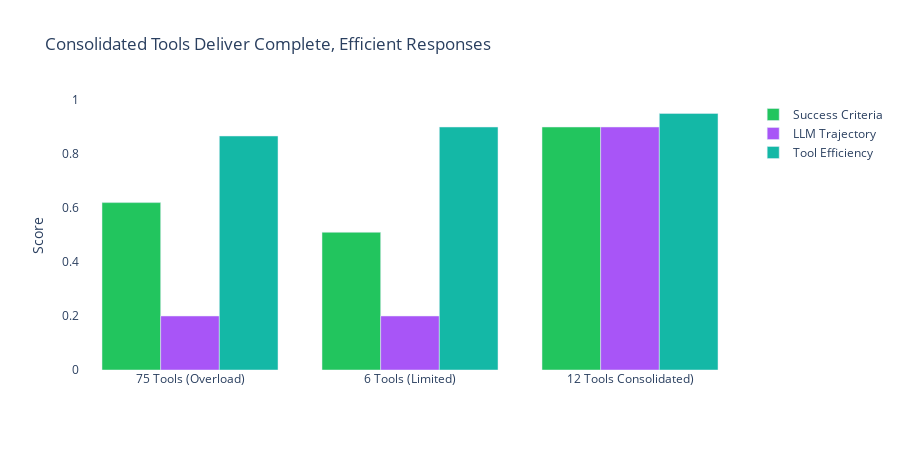
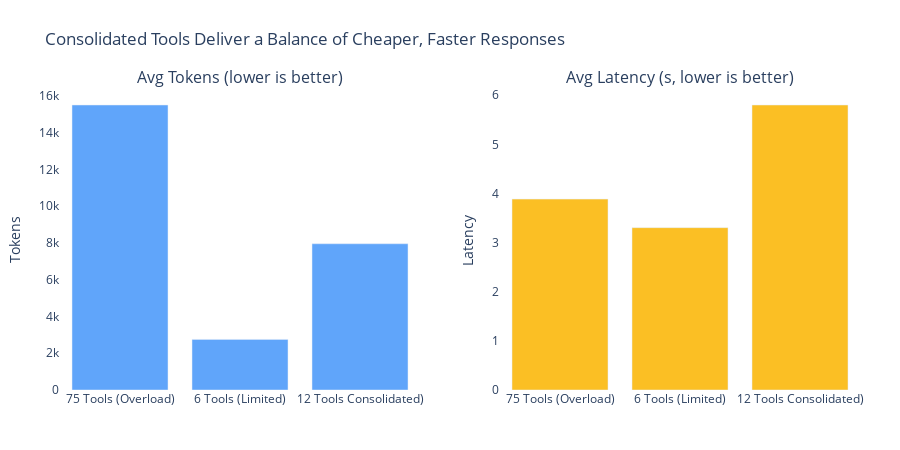

Here is the notebook cell these charts were saved with, in order:
### Markdown cell above
## Final Comparison

The results reveals that performance suffers at both extremes:

### Code cell
# Comparison visualization showing clear performance wins
configs = ["75 Tools (Overload)", "6 Tools (Limited)", "12 Tools Consolidated)"]
success_scores = [
    production_metrics["success_criteria"],
    minimal_metrics["success_criteria"],
    optimal_metrics["success_criteria"]
]
llm_trajectory_scores = [
    production_metrics["llm_trajectory"],
    minimal_metrics["llm_trajectory"],
    optimal_metrics["llm_trajectory"]
]
efficiency_scores = [
    production_metrics["tool_efficiency"],
    minimal_metrics["tool_efficiency"],
    optimal_metrics["tool_efficiency"]
]
latency_scores = [
    production_metrics["latency"],
    minimal_metrics["latency"],
    optimal_metrics["latency"]
]
token_scores = [
    production_metrics["tokens"],
    minimal_metrics["tokens"],
    optimal_metrics["tokens"]
]
cost_scores = [
    production_metrics["cost"],
    minimal_metrics["cost"],
    optimal_metrics["cost"]
]

fig = go.Figure()
fig.add_trace(go.Bar(
    name='Success Criteria',
    x=configs,
    y=success_scores,
    marker_color='#22c55e'   # Green
))
fig.add_trace(go.Bar(
    name='LLM Trajectory',
    x=configs,
    y=llm_trajectory_scores,
    marker_color='#a855f7'   # Purple
))
fig.add_trace(go.Bar(
    name='Tool Efficiency',
    x=configs,
    y=efficiency_scores,
    marker_color='#14b8a6'   # Teal
))

fig.update_layout(
    title="Consolidated Tools Deliver Complete, Efficient Responses",
    yaxis_title="Score",
    barmode='group',
    height=450,
    showlegend=True,
    yaxis=dict(range=[0, 1.0]),
    plot_bgcolor='rgba(0,0,0,0)',
    paper_bgcolor='rgba(0,0,0,0)',
)

fig.show()

from plotly.subplots import make_subplots
import plotly.graph_objects as go

fig = make_subplots(
    rows=1, cols=2,
    shared_xaxes=False,
    subplot_titles=["Avg Tokens (lower is better)", "Avg Latency (s, lower is better)"],
)

fig.add_trace(go.Bar(
    name="Avg Tokens",
    x=configs,
    y=token_scores,
    marker_color="#60a5fa",
), row=1, col=1)

fig.add_trace(go.Bar(
    name="Avg Latency (s)",
    x=configs,
    y=latency_scores,
    marker_color="#fbbf24",
), row=1, col=2)

fig.update_layout(
    title="Consolidated Tools Deliver a Balance of Cheaper, Faster Responses",
    height=450,
    showlegend=False,
    plot_bgcolor="rgba(0,0,0,0)",
    paper_bgcolor="rgba(0,0,0,0)",
    margin=dict(l=60, r=40, t=90, b=60),
)

fig.update_yaxes(title_text="Tokens", row=1, col=1)
fig.update_yaxes(title_text="Latency", row=1, col=2)

fig.show()


# Create summary table with performance metrics
comparison_df = pd.DataFrame({
    "Configuration": configs,
    "Tool Count": [len(all_tools), 6, 12],
    "Success Criteria": [f"{s:.1%}" for s in success_scores],
    "LLM Trajectory": [f"{s:.1%}" for s in llm_trajectory_scores],
    "Tool Efficiency": [f"{s:.2f}" for s in efficiency_scores],
    "Avg Latency": [f"{s:.2f}s" for s in latency_scores],
    "Avg Tokens": [f"{s:.0f}" for s in token_scores],
    "Avg Cost": [f"${s:.4f}" for s in cost_scores],
})

display(comparison_df)

print("\n   Key findings: Consolidated tools win across all metrics:")
print("   • Higher success criteria (complete answers)")
print("   • Better tool selection (LLM recognizes appropriate patterns)")
print("   • Improved efficiency (fewer calls, more information)")
print(f"   • Lower cost: 12-tool agent uses {token_scores[0]/token_scores[2]:.1f}x fewer tokens than 75-tool agent!")

### Figure 1 — Plotly figure (JSON) as saved in the notebook; plotly's stock layout.template omitted (floating-point values rounded to 4 significant figures)
{"data": [{"marker": {"color": "#22c55e"}, "name": "Success Criteria", "type": "bar", "x": ["75 Tools (Overload)", "6 Tools (Limited)", "12 Tools Consolidated)"], "y": [0.62, 0.51, 0.9]}, {"marker": {"color": "#a855f7"}, "name": "LLM Trajectory", "type": "bar", "x": ["75 Tools (Overload)", "6 Tools (Limited)", "12 Tools Consolidated)"], "y": [0.2, 0.2, 0.9]}, {"marker": {"color": "#14b8a6"}, "name": "Tool Efficiency", "type": "bar", "x": ["75 Tools (Overload)", "6 Tools (Limited)", "12 Tools Consolidated)"], "y": [0.8667, 0.9, 0.95]}], "layout": {"barmode": "group", "height": 450, "paper_bgcolor": "rgba(0,0,0,0)", "plot_bgcolor": "rgba(0,0,0,0)", "showlegend": true, "title": {"text": "Consolidated Tools Deliver Complete, Efficient Responses"}, "yaxis": {"range": [0, 1], "title": {"text": "Score"}}}}

### Figure 2 — Plotly figure (JSON) as saved in the notebook; plotly's stock layout.template omitted (floating-point values rounded to 4 significant figures)
{"data": [{"marker": {"color": "#60a5fa"}, "name": "Avg Tokens", "type": "bar", "x": ["75 Tools (Overload)", "6 Tools (Limited)", "12 Tools Consolidated)"], "xaxis": "x", "y": [15510.0, 2755.0, 7959.0], "yaxis": "y"}, {"marker": {"color": "#fbbf24"}, "name": "Avg Latency (s)", "type": "bar", "x": ["75 Tools (Overload)", "6 Tools (Limited)", "12 Tools Consolidated)"], "xaxis": "x2", "y": [3.885, 3.304, 5.8], "yaxis": "y2"}], "layout": {"annotations": [{"font": {"size": 16}, "showarrow": false, "text": "Avg Tokens (lower is better)", "x": 0.225, "xanchor": "center", "xref": "paper", "y": 1, "yanchor": "bottom", "yref": "paper"}, {"font": {"size": 16}, "showarrow": false, "text": "Avg Latency (s, lower is better)", "x": 0.775, "xanchor": "center", "xref": "paper", "y": 1, "yanchor": "bottom", "yref": "paper"}], "height": 450, "margin": {"b": 60, "l": 60, "r": 40, "t": 90}, "paper_bgcolor": "rgba(0,0,0,0)", "plot_bgcolor": "rgba(0,0,0,0)", "showlegend": false, "title": {"text": "Consolidated Tools Deliver a Balance of Cheaper, Faster Responses"}, "xaxis": {"anchor": "y", "domain": [0, 0.45]}, "xaxis2": {"anchor": "y2", "domain": [0.55, 1]}, "yaxis": {"anchor": "x", "domain": [0, 1], "title": {"text": "Tokens"}}, "yaxis2": {"anchor": "x2", "domain": [0, 1], "title": {"text": "Latency"}}}}
